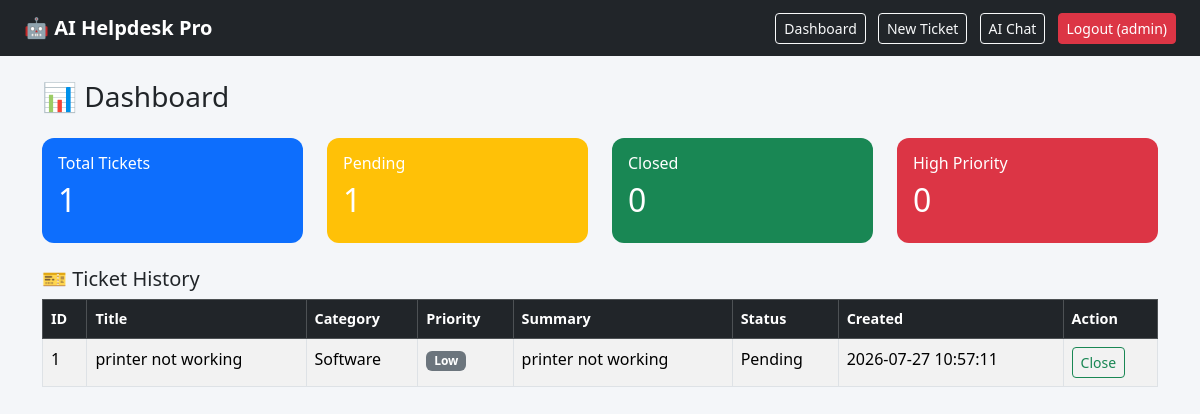
The app's page /dashboard (signed in) with its own data.
### tables this page shows
CREATE TABLE tickets (
            id INTEGER PRIMARY KEY AUTOINCREMENT,
            user_id INTEGER NOT NULL,
            title TEXT NOT NULL,
            description TEXT NOT NULL,
            category TEXT,
            priority TEXT,
            summary TEXT,
            status TEXT NOT NULL DEFAULT 'Pending',   -- Pending / In Progress / Closed
            created_at TEXT DEFAULT CURRENT_TIMESTAMP,
            FOREIGN KEY (user_id) REFERENCES users (id)
        );

### routes/ticket.py (the view)
@ticket_bp.route("/dashboard")
def dashboard():
    if not login_required():
        return redirect(url_for("login.login"))
    conn = get_db_connection()
    if session.get("role") == "admin":
        tickets = conn.execute(
            "SELECT * FROM tickets ORDER BY created_at DESC"
        ).fetchall()
    else:
        tickets = conn.execute(
            "SELECT * FROM tickets WHERE user_id = ? ORDER BY created_at DESC",
            (session["user_id"],),
        ).fetchall()
    total = len(tickets)
    pending = len([t for t in tickets if t["status"] == "Pending"])
    closed = len([t for t in tickets if t["status"] == "Closed"])
    high_priority = len([t for t in tickets if t["priority"] == "High"])
    conn.close()
    stats = {
        "total": total,
        "pending": pending,
        "closed": closed,
        "high_priority": high_priority,
    }
    return render_template("dashboard.html", tickets=tickets, stats=stats)

### routes/ticket.py (called while the page is built)
def get_db_connection():
    conn = sqlite3.connect(DB_NAME)
    conn.row_factory = sqlite3.Row
    return conn

def login_required():
    return "user_id" in session

### templates/dashboard.html (shortened to what this page needs)
{% extends "base.html" %}
{% block content %}
<h3 class="mb-4">📊 Dashboard</h3>
<div class="row mb-4">
    <div class="col-md-3">
        <div class="card text-white bg-primary">
            <div class="card-body">
                <h6>Total Tickets</h6>
                <h2>{{ stats.total }}</h2>
            </div>
        </div>
    </div>
    <div class="col-md-3">
        <div class="card text-white bg-warning">
            <div class="card-body">
                <h6>Pending</h6>
                <h2>{{ stats.pending }}</h2>
            </div>
        </div>
    </div>
    <div class="col-md-3">
        <div class="card text-white bg-success">
            <div class="card-body">
                <h6>Closed</h6>
                <h2>{{ stats.closed }}</h2>
            </div>
        </div>
    </div>
    <div class="col-md-3">
        <div class="card text-white bg-danger">
            <div class="card-body">
                <h6>High Priority</h6>
                <h2>{{ stats.high_priority }}</h2>
            </div>
        </div>
    </div>
</div>
<h5>🎫 Ticket History</h5>
<table class="table table-striped table-bordered">
    <thead class="table-dark">
        <tr>
            <th>ID</th>
            <th>Title</th>
            <th>Category</th>
            <th>Priority</th>
            <th>Summary</th>
            <th>Status</th>
            <th>Created</th>
            <th>Action</th>
        </tr>
    </thead>
    <tbody>
        {% for t in tickets %}
        <tr>
            <td>{{ t.id }}</td>
            <td>{{ t.title }}</td>
            <td>{{ t.category }}</td>
            <td>
                {% if t.priority == 'High' %}
                    <span class="badge bg-danger">High</span>
                {% elif t.priority == 'Medium' %}
                    <span class="badge bg-warning text-dark">Medium</span>
                {% else %}
                    <span class="badge bg-secondary">Low</span>
                {% endif %}
            </td>
            <td>{{ t.summary }}</td>
            <td>{{ t.status }}</td>
            <td>{{ t.created_at }}</td>
            <td>
                {% if t.status != 'Closed' %}
                <a href="{{ url_for('ticket.close_ticket', ticket_id=t.id) }}" class="btn btn-sm btn-outline-success">Close</a>
                {% endif %}
            </td>
        </tr>
        {% else %}
        <tr><td colspan="8" class="text-center">No tickets yet.</td></tr>
        {% endfor %}
    </tbody>
</table>
{% endblock %}

### templates/base.html (shortened to what this page needs)
<!DOCTYPE html>
<html lang="en">
<head>
    <link href="https://cdn.jsdelivr.net/npm/bootstrap@5.3.3/dist/css/bootstrap.min.css" rel="stylesheet">
    <link rel="stylesheet" href="{{ url_for('static', filename='style.css') }}">
</head>
<body>
{% if session.user_id %}
<nav class="navbar navbar-expand-lg navbar-dark bg-dark px-4">
    <a class="navbar-brand" href="{{ url_for('ticket.dashboard') }}">🤖 AI Helpdesk Pro</a>
    <div class="ms-auto">
        <a class="btn btn-outline-light btn-sm me-2" href="{{ url_for('ticket.dashboard') }}">Dashboard</a>
        <a class="btn btn-outline-light btn-sm me-2" href="{{ url_for('ticket.create_ticket') }}">New Ticket</a>
        <a class="btn btn-outline-light btn-sm me-2" href="{{ url_for('chat.chat_page') }}">AI Chat</a>
        <a class="btn btn-danger btn-sm" href="{{ url_for('login.logout') }}">Logout ({{ session.username }})</a>
    </div>
</nav>
{% endif %}
<div class="container mt-4">
    {% block content %}{% endblock %}
</div>
</body>
</html>

### static/style.css (style rules this page uses)
body { background-color: #f4f6f9; }
.card { border-radius: 12px; border: none; }
.navbar-brand { font-weight: bold; }
.table thead { font-size: 0.9rem; }

### records on screen
tickets: id "1", title "printer not working", category "Software", priority "Low", summary "printer not working", status "Pending", created_at "2026-07-27 10:57:11"

### other values on screen
{{ session.username }} "admin"
{{ stats.total }} "1"
{{ stats.pending }} "1"
{{ stats.closed }} "0"
{{ stats.high_priority }} "0"
